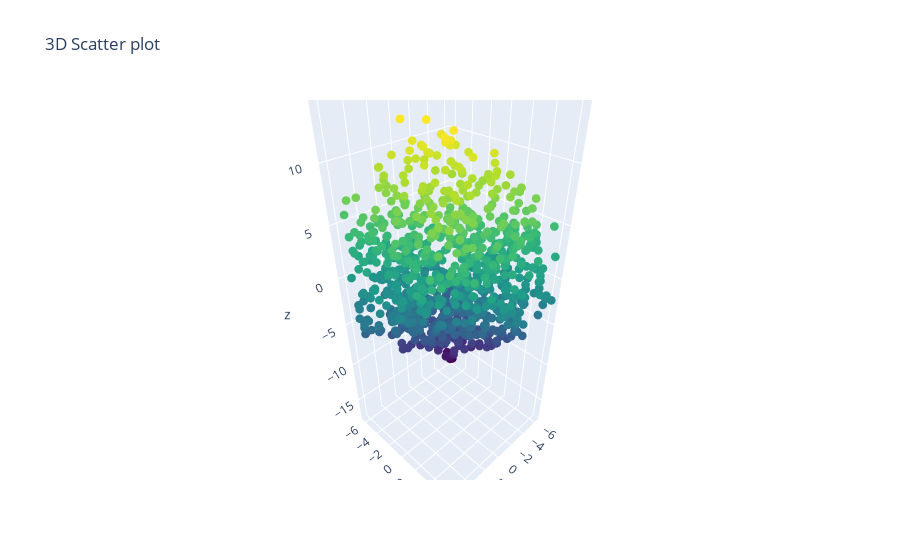

Here is the notebook cell this chart was saved with:
### Code cell
x = data[:,0]
y = data[:,1]
z = data[:,4]

trace = go.Scatter3d(
    x = x, 
    y = y, 
    z = z,
    mode = 'markers', 
    marker = dict(
        size = 3,
      color = z, # set color to an array/list of desired values
        colorscale = 'Viridis'
      )
   )
layout = go.Layout(title = '3D Scatter plot')
fig = go.Figure(data = [trace], layout = layout)
fig.show()

fig.write_html("fig_02.html")

### Figure 1 — Plotly figure (JSON) as saved in the notebook; plotly's stock layout.template omitted (floating-point values rounded to 4 significant figures; data arrays with more than 128 entries replaced by an {"elided": "..."} marker saying what was removed)
{"data": [{"marker": {"color": {"elided": "1000 float values"}, "colorscale": [[0, "#440154"], [0.1111, "#482878"], [0.2222, "#3e4989"], [0.3333, "#31688e"], [0.4444, "#26828e"], [0.5556, "#1f9e89"], [0.6667, "#35b779"], [0.7778, "#6ece58"], [0.8889, "#b5de2b"], [1, "#fde725"]], "size": 3}, "mode": "markers", "type": "scatter3d", "x": {"elided": "1000 float values"}, "y": {"elided": "1000 float values"}, "z": {"elided": "1000 float values"}}], "layout": {"title": {"text": "3D Scatter plot"}}}
